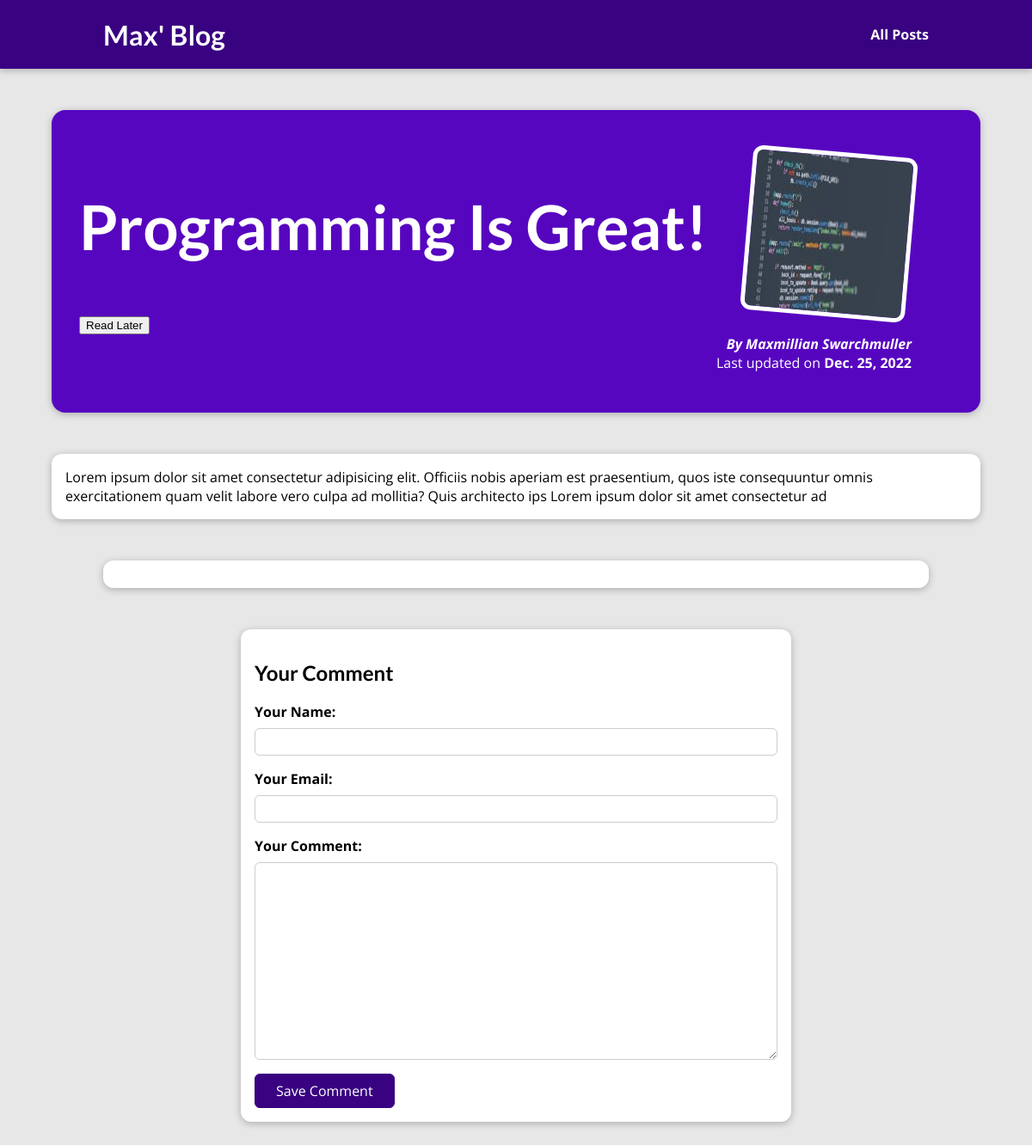
The app's page /posts/programming-is-great, older data.
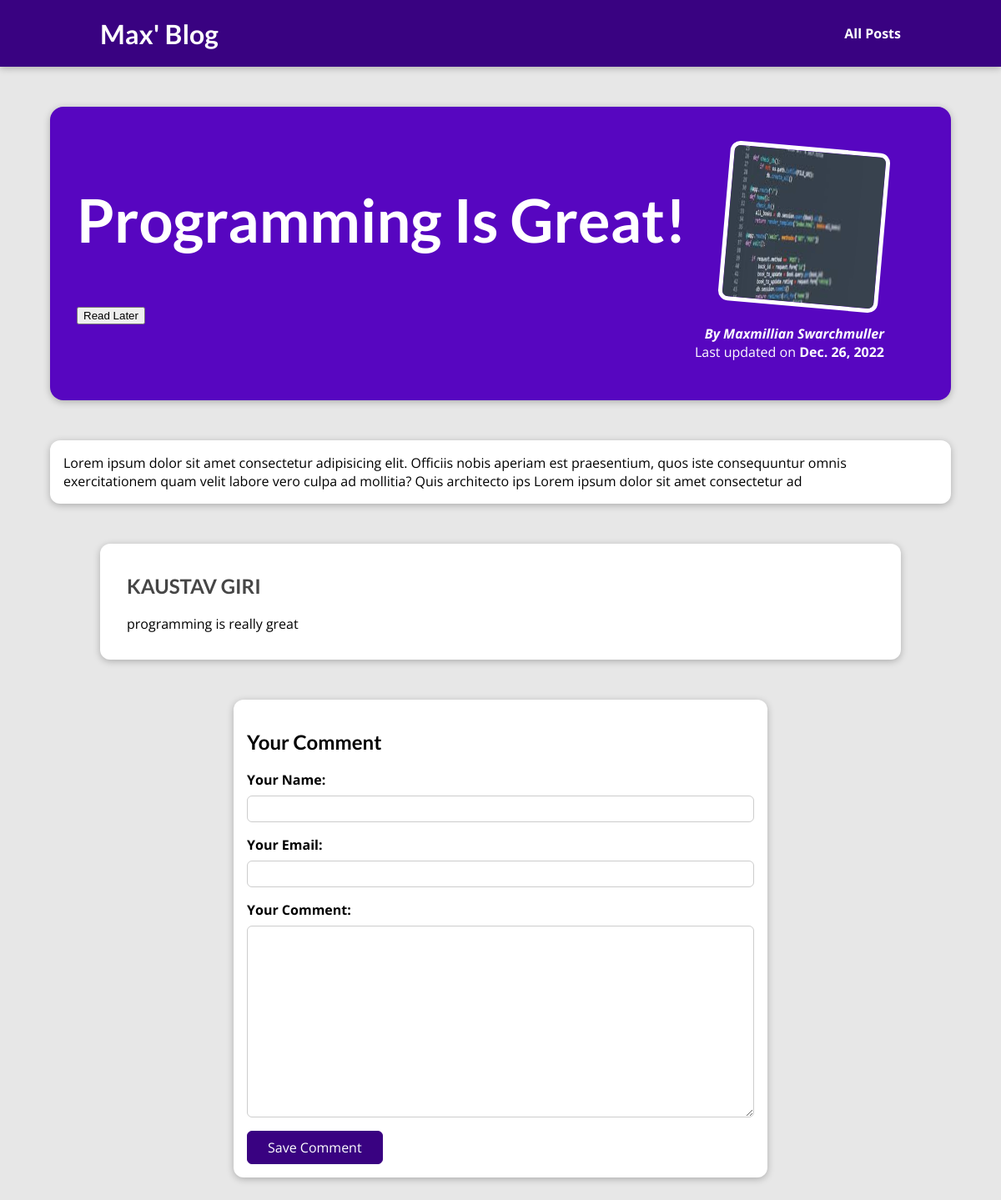
The same page, newer data.
### blogSite/models.py (models this page shows)
class Post(models.Model):
    title = models.CharField(max_length=150)
    date = models.DateField(auto_now=True)
    image = models.ImageField(upload_to='posts', null=True)
    excerpt = models.CharField(max_length=200)
    content = models.TextField(max_length=300)
    slug = models.SlugField(unique=True, db_index=True)
    author = models.ForeignKey(
        Author, on_delete=models.SET_NULL,null=True, related_name='posts')
    tags = models.ManyToManyField(Tag)

class Author(models.Model):
    first_name = models.CharField(max_length=100)
    last_name = models.CharField(max_length=100)
    email = models.EmailField(max_length=100)
    def fullName(self):
        return f"{self.first_name} {self.last_name}"
    def __str__(self):
        return f"{self.fullName()}"

class Comment(models.Model):
    name = models.CharField(max_length=100)
    email = models.EmailField()
    comment = models.TextField(max_length=400)
    post = models.ForeignKey(Post,on_delete=models.CASCADE,related_name='comment')

### blogSite/views.py (the view, shortened to what this page needs)
# urls.py: path('posts/<slug:slug>',views.PostDetails,name='Post-Details'),
def PostDetails(req, slug):
    commentForm = CommentForm()
    stored_post = req.session.get('stored_post')
    if req.method == 'GET':
        requiredPost = Post.objects.get(slug=slug)
        saved_for_later = False
        if stored_post:
            if str(requiredPost.id) in stored_post:
                saved_for_later = True
        return render(req, 'blogSite/PostDetail.html', {
            'postData': requiredPost,
            'form': commentForm,
            'comments': requiredPost.comment.all().order_by('-id'),
            'saved_for_later': saved_for_later
        })

### blogSite/form.py
class CommentForm(forms.ModelForm):
    class Meta:
        model = Comment
        exclude = ['post']
        labels = {
            'name': 'Your Name',
            'email':'Your Email',
            'comment':'Your Comment'
        }

### blogSite/templates/blogSite/PostDetail.html (shortened to what this page needs)
{% extends 'Base.html' %}
{% load static %}
{% block css %}
<link rel="stylesheet" href="{% static "blogSite/PostDetail.css" %}" />
{% endblock %}
{% block body %}
<section id="summary">
  <h2>{{postData.title|title}}</h2>
  <div id="read-later">
    <form action="{% url "read-later" %}" method="POST">
      <button>
        {% if saved_for_later %}
          Remove from "Read Later" List
        {% else %}
          Read Later
        {% endif %}
      </button>
    </form>
  </div>
  <article>
    <img src="{{postData.image.url}}" alt="Post Title" />
    <address>By {{postData.author}}</address>
    <div>Last updated on <time>{{postData.date}}</time></div>
  </article>
</section>
<main>
  {{postData.content}}
</main>
<section id="comments">
  <ul>
    {% for comment in comments %}
      <li>
        <h2>{{ comment.name }}</h2>
        <p>{{ comment.comment|linebreaks }}</p>
      </li>
    {% endfor %}
  </ul>
</section>
<section id="comment-form">
  <h2>Your Comment</h2>
  <form action="{% url "Post-Details" postData.slug %}" method="POST">
    {% for form_field in form %}
      <div class="form-control {% if form_field.errors %}invalid{% endif %}">
        {{ form_field.label_tag }}
        {{ form_field }}
      </div>
    {% endfor %}
    <button id='button'>Save Comment</button>
  </form>
</section>
{% endblock %}

Row changes from the older to the newer data that the page shows:
changed Post "Programming Is Great!": date "Dec. 25, 2022" → "Dec. 26, 2022"
added Comment: name "KAUSTAV GIRI", comment "programming is really great"
